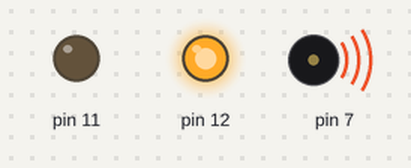
The sketch below on a simulated Arduino Uno, built with avr-gcc and run on an emulated ATmega328P. Parts: output pins drawn as LEDs (lit = HIGH), buzzer (waves = sounding).

Above: at 0.2 s.
At 1.7 s:
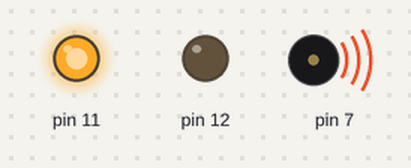
Timing chart, 0 to 3.0 s (numbered marks = the images above):
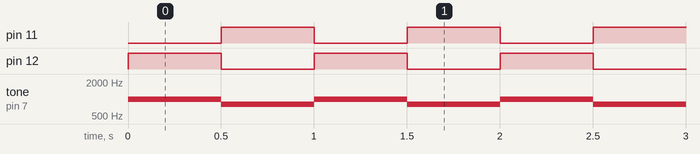

The sketch:

3n.ino
```cpp
void setup()
{
pinMode(12, OUTPUT);
pinMode(11, OUTPUT);
pinMode(7, OUTPUT);
}
void loop()
{
digitalWrite(12, HIGH);
digitalWrite(11, LOW);
tone(7, 1000, 500);
delay(500);
digitalWrite(12, LOW);
digitalWrite(11, HIGH);
tone(7, 800, 500);
delay(500);
}
```

Measured:
- by itself, pin 11, pin 12: alternates HIGH for 0.50 s and LOW for 0.50 s
- by itself, tone on pin 7: alternates 1000 Hz for 0.50 s and 800 Hz for 0.50 s
